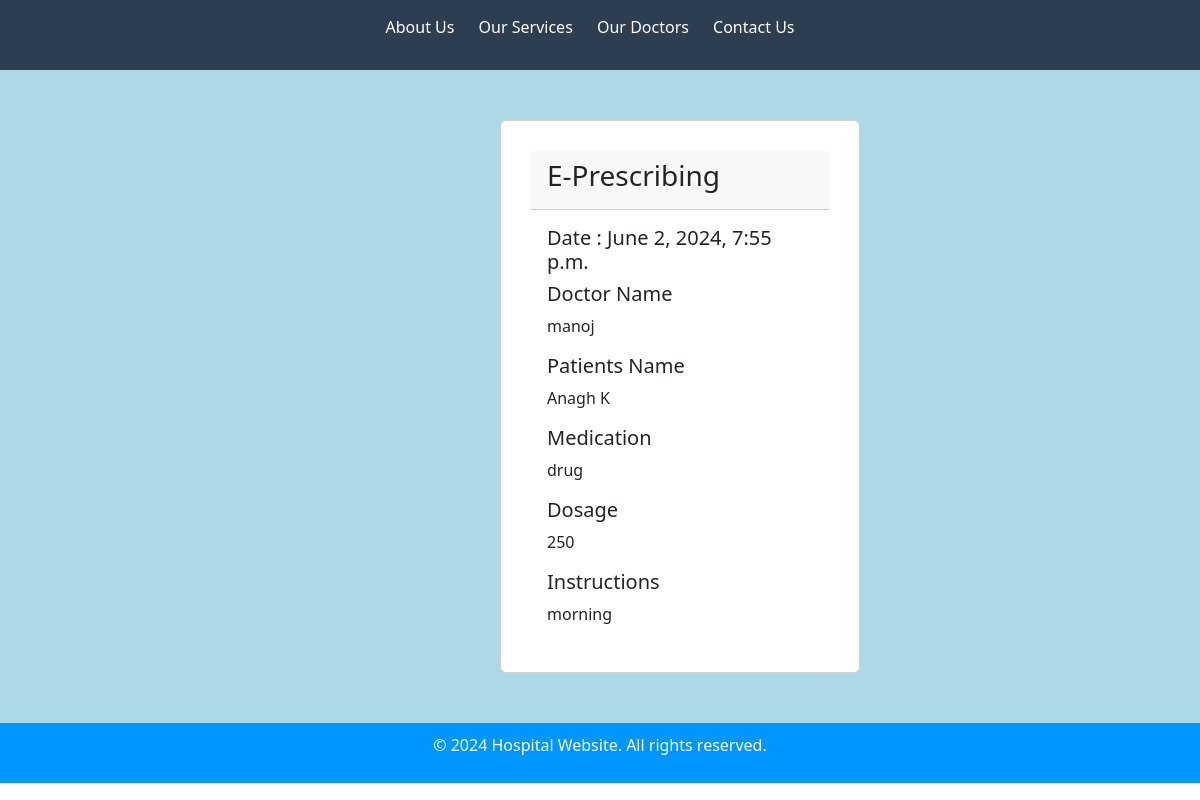
Screenshot of /user_doctor/prescription_details/1/ with the database file from the repository.
### doctor_app/models.py (models this page shows, shortened)
class Prescription(models.Model):
    doctor = models.ForeignKey(Doctor, on_delete=models.CASCADE)
    patient = models.ForeignKey(Patient, on_delete=models.CASCADE)
    medication = models.TextField()
    dosage = models.CharField(max_length=100)
    instructions = models.TextField()
    prescribed_date = models.DateTimeField(auto_now_add=True)

### ehospital_app/models.py (models this page shows)
class Doctor(models.Model):
    doc_name=models.CharField(max_length=100)
    specialization = models.CharField(max_length=50)
    phone_number = models.CharField(max_length=15)
    def __str__(self):
        return '{}'.format(self.doc_name)

class Patient(models.Model):
    name = models.CharField(max_length=100)
    date_of_birth = models.DateField()
    address = models.TextField()
    phone_number = models.IntegerField()
    def __str__(self):
        return '{}'.format(self.name)

### doctor_app/views.py (the view)
# urls.py: path('prescription_details/<int:prescriptions_id>/',views.prescription_details, name='prescription_details'),
def prescription_details(request,prescriptions_id):
    prescriptions = Prescription.objects.get(id=prescriptions_id)
    return render(request,'doctor_user/prescription_details.html',{'prescriptions':prescriptions})

### templates/doctor_user/prescription_details.html
 {% extends 'base.html'%}
{% load static %}
{% block content %}
 <div style="background-color:lightblue;  padding: 50px 0px;">
 <div class="card" style="width : 30%;  padding: 30px; margin-left: 500px; ">
  <div class="card-header">
      <h3>E-Prescribing</h3>
  </div>
  <div class="card-body">
      <h5 class="card-title">Date : {{ prescriptions.prescribed_date }}</h5>
    <h5 class="card-title">Doctor Name</h5>
    <p class="card-text">{{ prescriptions.doctor }}</p>
      <h5 class="card-title">Patients Name</h5>
    <p class="card-text">{{ prescriptions.patient }}</p>
      <h5 class="card-title">Medication</h5>
    <p class="card-text">{{ prescriptions.medication }}</p>
      <h5 class="card-title">Dosage</h5>
    <p class="card-text">{{ prescriptions.dosage }}</p>
      <h5 class="card-title"> Instructions </h5>
    <p class="card-text">{{ prescriptions.instructions  }}</p>
  </div>
</div>
     </div>
 {% endblock %}

### static/css/style.css (style rules this page uses)
body { font-family: Arial, sans-serif; margin: 0; padding: 0; }

### rows the page displays
Prescription: prescribed_date "June 2, 2024, 7:55 p.m.", doctor "manoj", patient "Anagh K", medication "drug", dosage "250", instructions "morning"
